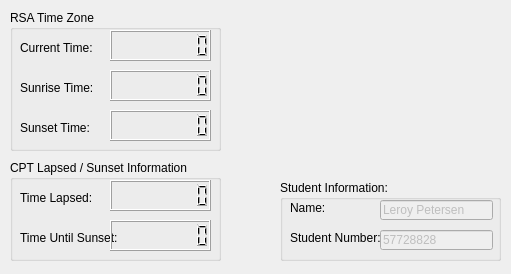
<?xml version="1.0" encoding="UTF-8"?>
<ui version="4.0">
 <class>Dialog</class>
 <widget class="QDialog" name="Dialog">
  <property name="geometry">
   <rect>
    <x>0</x>
    <y>0</y>
    <width>511</width>
    <height>274</height>
   </rect>
  </property>
  <property name="windowTitle">
   <string>Time Display</string>
  </property>
  <widget class="QGroupBox" name="groupBox">
   <property name="geometry">
    <rect>
     <x>10</x>
     <y>10</y>
     <width>211</width>
     <height>141</height>
    </rect>
   </property>
   <property name="title">
    <string>RSA Time Zone</string>
   </property>
   <widget class="QLCDNumber" name="lcdSunsetTime">
    <property name="geometry">
     <rect>
      <x>100</x>
      <y>100</y>
      <width>101</width>
      <height>31</height>
     </rect>
    </property>
    <property name="digitCount">
     <number>8</number>
    </property>
   </widget>
   <widget class="QLabel" name="label_2">
    <property name="geometry">
     <rect>
      <x>10</x>
      <y>70</y>
      <width>81</width>
      <height>16</height>
     </rect>
    </property>
    <property name="text">
     <string>Sunrise Time: </string>
    </property>
   </widget>
   <widget class="QLCDNumber" name="lcdCurrentTime">
    <property name="geometry">
     <rect>
      <x>100</x>
      <y>20</y>
      <width>101</width>
      <height>31</height>
     </rect>
    </property>
    <property name="font">
     <font>
      <weight>50</weight>
      <bold>false</bold>
     </font>
    </property>
    <property name="autoFillBackground">
     <bool>false</bool>
    </property>
    <property name="digitCount">
     <number>8</number>
    </property>
   </widget>
   <widget class="QLabel" name="label">
    <property name="geometry">
     <rect>
      <x>10</x>
      <y>30</y>
      <width>81</width>
      <height>16</height>
     </rect>
    </property>
    <property name="text">
     <string>Current Time: </string>
    </property>
   </widget>
   <widget class="QLCDNumber" name="lcdSunriseTime">
    <property name="geometry">
     <rect>
      <x>100</x>
      <y>60</y>
      <width>101</width>
      <height>31</height>
     </rect>
    </property>
    <property name="digitCount">
     <number>8</number>
    </property>
   </widget>
   <widget class="QLabel" name="label_3">
    <property name="geometry">
     <rect>
      <x>10</x>
      <y>110</y>
      <width>81</width>
      <height>16</height>
     </rect>
    </property>
    <property name="text">
     <string>Sunset Time: </string>
    </property>
   </widget>
  </widget>
  <widget class="QGroupBox" name="groupBox_2">
   <property name="geometry">
    <rect>
     <x>10</x>
     <y>160</y>
     <width>211</width>
     <height>101</height>
    </rect>
   </property>
   <property name="title">
    <string>CPT Lapsed / Sunset Information</string>
   </property>
   <widget class="QLabel" name="label_7">
    <property name="geometry">
     <rect>
      <x>10</x>
      <y>70</y>
      <width>121</width>
      <height>16</height>
     </rect>
    </property>
    <property name="text">
     <string>Time Until Sunset:</string>
    </property>
   </widget>
   <widget class="QLCDNumber" name="lcdTimeLapsed">
    <property name="geometry">
     <rect>
      <x>100</x>
      <y>20</y>
      <width>101</width>
      <height>31</height>
     </rect>
    </property>
    <property name="font">
     <font>
      <weight>50</weight>
      <bold>false</bold>
     </font>
    </property>
    <property name="autoFillBackground">
     <bool>false</bool>
    </property>
    <property name="digitCount">
     <number>8</number>
    </property>
   </widget>
   <widget class="QLabel" name="label_8">
    <property name="geometry">
     <rect>
      <x>10</x>
      <y>30</y>
      <width>131</width>
      <height>16</height>
     </rect>
    </property>
    <property name="text">
     <string>Time Lapsed:</string>
    </property>
   </widget>
   <widget class="QLCDNumber" name="lcdUntilSunset">
    <property name="geometry">
     <rect>
      <x>100</x>
      <y>60</y>
      <width>101</width>
      <height>31</height>
     </rect>
    </property>
    <property name="digitCount">
     <number>8</number>
    </property>
   </widget>
  </widget>
  <widget class="QGroupBox" name="groupBox_3">
   <property name="geometry">
    <rect>
     <x>280</x>
     <y>180</y>
     <width>221</width>
     <height>81</height>
    </rect>
   </property>
   <property name="title">
    <string>Student Information:</string>
   </property>
   <widget class="QLabel" name="label_10">
    <property name="geometry">
     <rect>
      <x>10</x>
      <y>50</y>
      <width>91</width>
      <height>16</height>
     </rect>
    </property>
    <property name="text">
     <string>Student Number:</string>
    </property>
   </widget>
   <widget class="QLineEdit" name="lineEdit_2">
    <property name="enabled">
     <bool>false</bool>
    </property>
    <property name="geometry">
     <rect>
      <x>100</x>
      <y>50</y>
      <width>113</width>
      <height>20</height>
     </rect>
    </property>
    <property name="text">
     <string>57728828</string>
    </property>
   </widget>
   <widget class="QLineEdit" name="lineEdit">
    <property name="enabled">
     <bool>false</bool>
    </property>
    <property name="geometry">
     <rect>
      <x>100</x>
      <y>20</y>
      <width>113</width>
      <height>20</height>
     </rect>
    </property>
    <property name="text">
     <string>Leroy Petersen</string>
    </property>
   </widget>
   <widget class="QLabel" name="label_9">
    <property name="geometry">
     <rect>
      <x>10</x>
      <y>20</y>
      <width>41</width>
      <height>16</height>
     </rect>
    </property>
    <property name="text">
     <string>Name:</string>
    </property>
   </widget>
  </widget>
  <widget class="QLabel" name="label_11">
   <property name="geometry">
    <rect>
     <x>240</x>
     <y>20</y>
     <width>261</width>
     <height>131</height>
    </rect>
   </property>
   <property name="text">
    <string/>
   </property>
   <property name="pixmap">
    <pixmap>img/sunset-clouds-sun-sky-evening-dusk.jpg</pixmap>
   </property>
   <property name="scaledContents">
    <bool>true</bool>
   </property>
  </widget>
  <zorder>groupBox</zorder>
  <zorder>groupBox_2</zorder>
  <zorder>groupBox_3</zorder>
  <zorder>lcdNumber_10</zorder>
  <zorder>label_11</zorder>
 </widget>
 <resources/>
 <connections/>
</ui>
